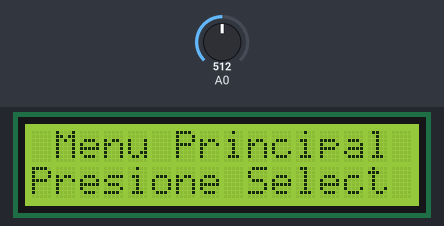
Simulated run of this sketch. Board: Arduino Uno, built with avr-gcc and run on an emulated ATmega328P. On the bench: 16×2 character LCD. Inputs (shaded band) come from the test bench; at power-on: A0 = 512.

Above: at 6.2 s.
6.3 s: A0 set to 540
7.8 s: A0 set to 573
At 8.3 s:
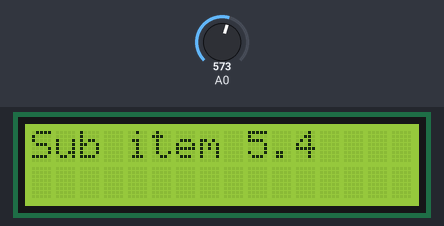
9.3 s: A0 set to 398
10.8 s: A0 set to 365
At 11.1 s:
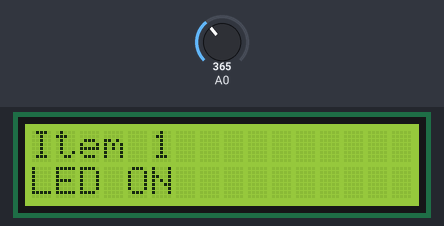
12.3 s: A0 set to 52
13.8 s: A0 set to 47
At 15.2 s:
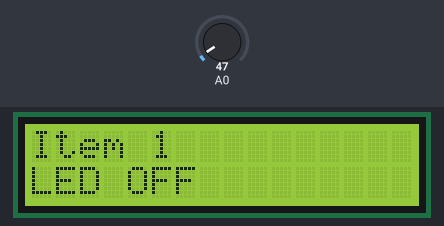
Timing chart, 0 to 16.3 s (numbered marks = the images above; inputs shaded):
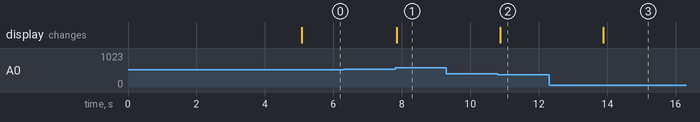

The sketch:

MenuLCD16X2.ino
```cpp
  #include <LiquidCrystal.h>    //Funciones del LCD
#include <Wire.h>

const byte NumMenuP = 5;
const byte NumMaxSubM = 4;

//Contantes para identificar las teclas
#define btnDERECHA      0
#define btnARRIBA      1
#define btnABAJO       2
#define btnIZQUIERDA   3
#define btnSELECT      4
#define btnNADA        5

//Indica a la librería los pines de conexión del shield
LiquidCrystal lcd(8, 9, 4, 5, 6, 7);

//Varables para leer las teclas y el ADC

int adc_key_in  = 0;
int c =0;

//Función que lee las teclas
int read_LCD_buttons()
{
 adc_key_in = analogRead(0);      // Leer la entrada analógica

 //Las teclas se conectan a un divisor resistivo que produce distintos valores de tensión según la tecla pulsada

 if (adc_key_in > 1000) return btnNADA; //Si no hay ninguna tecla pulsada, sale para demorar menos tiempo

 if (adc_key_in < 50)   return btnDERECHA;
 if (adc_key_in < 195)  return btnARRIBA;
 if (adc_key_in < 380)  return btnABAJO;
 if (adc_key_in < 555)  return btnIZQUIERDA;
 if (adc_key_in < 790)  return btnSELECT;

 return btnNADA;  // No debería llegar aquí, pero por las dudas retorna este valor.
}
String MenuP[NumMenuP] = {
  "Item 1",
  "Item 2",
  "Item 3",
  "Item 4",
  "Item 5"
};
String SubMenus[NumMenuP][NumMaxSubM] = {
  {"LED ON","LED OFF","Sub item 1.3","Sub item 1.4"},
  {"Sub item 2.1","Sub item 2.2","Sub item 2.3","Sub item 2.4"},
  {"Sub item 3.1","Sub item 3.2","Sub item 3.3","Sub item 3.4"},
  {"Sub item 4.1","Sub item 4.2","Sub item 4.3","Sub item 4.4"},
  {"Sub item 5.1","Sub item 5.2","Sub item 5.3","Sub item 5.4"}
};

int lcd_key = -1;
int teclaAnt = -1;
boolean cursorAct = false;
unsigned long tiempo;
int x = -1;
int y = 0;
int LED = 3;

void setup() {

  lcd.begin(16, 2);
  lcd.clear();
  lcd.setCursor(0,0);
  lcd.print("*Menu Arduino*");
  lcd.setCursor(3,1);
  lcd.print("Equipo 6");
  delay(5000);
  lcd.clear();
  lcd.setCursor(0,0);
  lcd.print(" Menu Principal");
  lcd.setCursor(0,1);
  lcd.print("Presione Select");
  tiempo = millis();

}

void loop() {


  lcd_key = read_LCD_buttons();
  if(lcd_key==4 || c!=0){
  c++;
  if(lcd_key != teclaAnt){

    delay(50);
     lcd_key = read_LCD_buttons();
    if(lcd_key != teclaAnt){
      tiempo = millis();
      teclaAnt = lcd_key;


      if(lcd_key == 2){ //DOWN
        x++;
        y = 0;
        if(x > NumMenuP - 1) x = NumMenuP - 1;
      }

      if(lcd_key == 1){ //UP
        x--;
        if( x < 0) x = 0;
        y = 0;
        Serial.println(x);
      }

      if(lcd_key == 0){ //RIGTH
        y++;
        if( y > NumMaxSubM - 1) y = NumMaxSubM - 1;
      }

      if(lcd_key == 3){ //LEFT
        y--;
        if(y < 0) y = 0;
      }

      if(lcd_key == 4){//SELECT
        if(x == 0 && y == 0){
          digitalWrite(LED, HIGH);
        } else if (x == 0 && y == 1){
          digitalWrite(LED, LOW);
        }

      }

      lcd.clear();
      lcd.print(MenuP[x]);
      lcd.setCursor(0,1);
      lcd.print(SubMenus[x][y]);
    }
  }
  delay(50);
}
}
```

Measured:
- the behaviour switches between 554 and 555 on A0 (found by bisection; images 0 and 1)
- the behaviour switches between 380 and 379 on A0 (found by bisection; images 1 and 2)
- the behaviour switches between 50 and 49 on A0 (found by bisection; images 2 and 3)
- after the input at 6.3 s, every drawn part: stays the same
- after the input at 7.8 s, the display: changes after 0.05 s (image 1)
- after the input at 9.3 s, every drawn part: stays the same
- after the input at 10.8 s, the display: changes after 0.07 s (image 2)
- after the input at 12.3 s, every drawn part: stays the same
- after the input at 13.8 s, the display: changes after 0.08 s (image 3)
